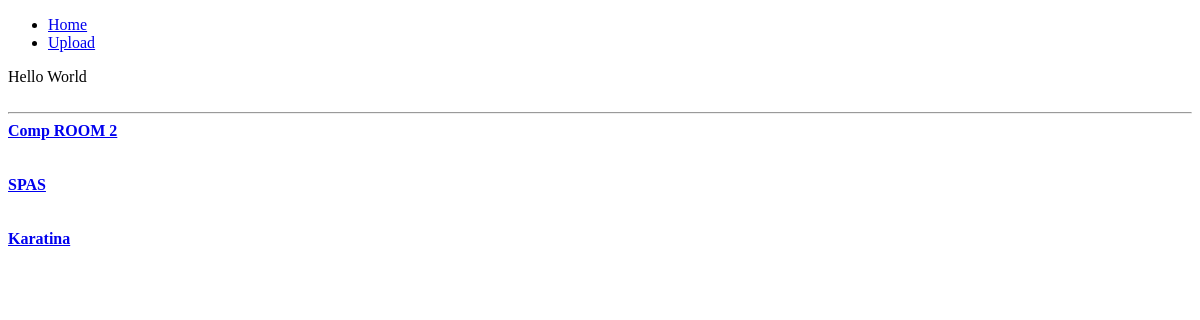
Before: / with the older database file.
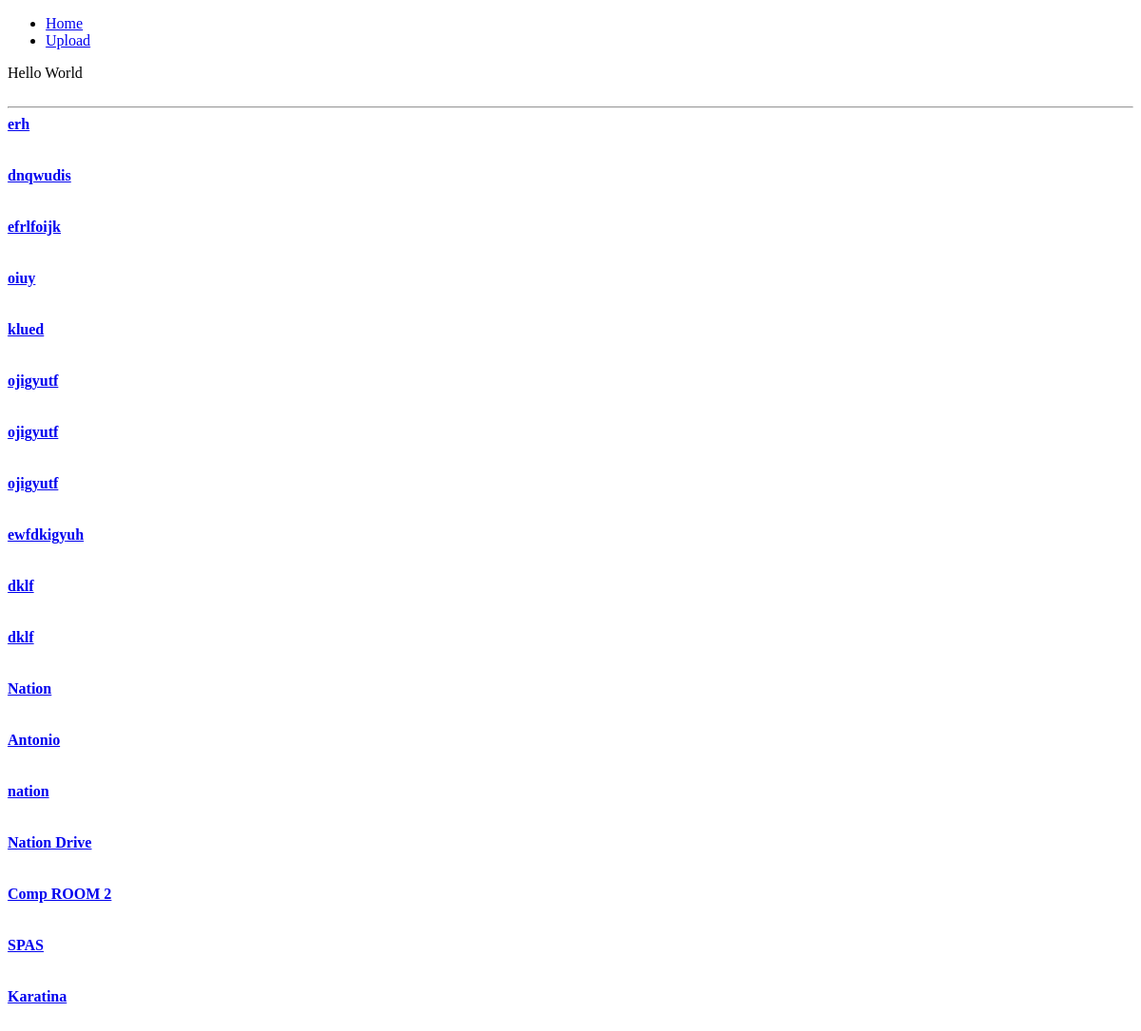
After: the same page with the newer database file.
### core/models.py (models this page shows, shortened)
class Post(models.Model):
    title = models.CharField(max_length=100)
    author = models.CharField(max_length=100)
    content = models.TextField()
    timestamp = models.DateTimeField(auto_now_add=True)
    class Meta:
        verbose_name = 'Post'
        verbose_name_plural = 'Posts'
        ordering = ['-timestamp']

### core/views.py (the view)
# urls.py: path('', IndexView, name='index'),
def IndexView(request):
    posts = Post.objects.all()
    data = {
        'posts':posts
    }
    return render(request, 'index.html', data)

### frontend/templates/index.html
{% extends 'base.html' %}
{% block body %}
    <div class="container">
        Hello World <br><br>
    <hr>
    {% for object in posts %}
        <b><a href="{% url 'core:post-detail' object.pk %}">{{ object.title }}</a></b><br><br><br>
    {% endfor %}
    </div>
{% endblock body %}

### frontend/templates/base.html (shortened to what this page needs)
{% load static %}
<!DOCTYPE html>
<html lang="en">
<head>
</head>
<body>
    <nav>
        <ul>
            <li><a href="{% url 'core:index' %}">Home</a></li>
            <li><a href="{% url 'core:post-create' %}">Upload</a></li>
        </ul>
    </nav>
{% block body %}
{% endblock body %}
</body>
</html>

Changed rows visible on the page:
added Post: title "erh"
added Post: title "dnqwudis"
added Post: title "efrlfoijk"
added Post: title "oiuy"
added Post: title "klued"
added Post: title "ojigyutf"
added Post: title "ojigyutf"
added Post: title "ojigyutf"
added Post: title "ewfdkigyuh"
added Post: title "dklf"
added Post: title "dklf"
added Post: title "Nation"
added Post: title "Antonio"
added Post: title "nation"
added Post: title "Nation Drive"
